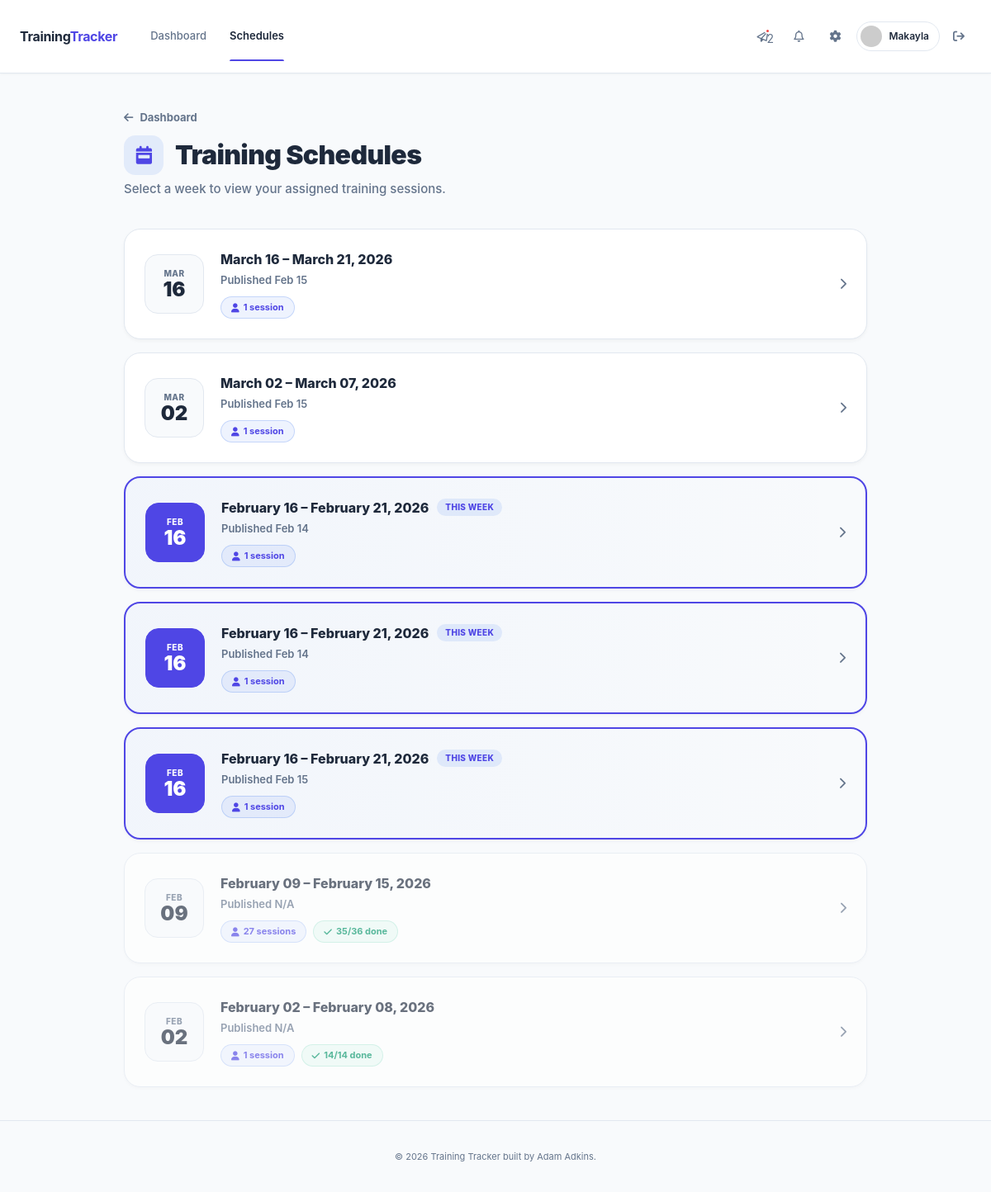
Page /employee/schedules (signed in) on the committed database.
### app/models.py (models this page shows, shortened)
class Employee(db.Model):
    __tablename__ = "employees"
    id = db.Column(db.Integer, primary_key=True)
    first_name = db.Column(db.String(80), nullable=False)
    last_name = db.Column(db.String(80), nullable=False)
    role = db.Column(db.String(20), nullable=False, default="trainee")
    status = db.Column(db.String(20), nullable=False, default="active")
    start_date = db.Column(db.Date, nullable=True)
    location_id = db.Column(db.Integer, db.ForeignKey("locations.id"), nullable=True)
    graduated_at = db.Column(db.DateTime, nullable=True)  # When manager marked trainee as graduated (offboarding)
    current_roadmap_id = db.Column(db.Integer, db.ForeignKey("training_roadmaps.id"), nullable=True)
    created_at = db.Column(db.DateTime, default=lambda: datetime.now(timezone.utc), nullable=False)
    active_roadmap = db.relationship("TrainingRoadmap", foreign_keys=[current_roadmap_id], backref="trainees")
    locations = db.relationship(
        "Location",
        secondary=employee_locations,
        backref=db.backref("roster_employees", lazy="dynamic"),
        lazy="dynamic",
    )
    def avatar(self, size=128):
        email = self.user_account.email.lower().encode('utf-8') if self.user_account else b"none"
        digest = hashlib.md5(email).hexdigest()
        return f'https://www.gravatar.com/avatar/{digest}?d=identicon&s={size}'

class Schedule(db.Model):
    __tablename__ = "schedules"
    id = db.Column(db.Integer, primary_key=True)
    start_date = db.Column(db.Date, nullable=False)
    end_date = db.Column(db.Date, nullable=False)
    status = db.Column(db.String(20), default='draft')
    hide_assignments = db.Column(db.Boolean, default=False)
    published_at = db.Column(db.DateTime, nullable=True)
    created_by_user_id = db.Column(db.Integer, db.ForeignKey("users.id"), nullable=True)
    created_at = db.Column(db.DateTime, default=lambda: datetime.now(timezone.utc), nullable=False)
    created_by = db.relationship("User", foreign_keys=[created_by_user_id])
    sessions = db.relationship("TrainingSession", backref="schedule", cascade="all, delete-orphan")

### app/routes/employee.py (the view)
@employee_bp.route("/schedules")
@login_required
def schedules_list():
    if current_user.role == 'manager':
        schedules = Schedule.query.order_by(Schedule.start_date.desc()).all()
    else:
        schedules = Schedule.query.filter_by(status='published').order_by(Schedule.start_date.desc()).all()
    tz = pytz.timezone('US/Eastern')
    today = datetime.now(tz).date()
    me = current_user.employee_id
    enriched = []
    for s in schedules:
        my_count = 0
        completed_count = 0
        total_count = len(s.sessions)
        for sess in s.sessions:
            if sess.trainee_employee_id == me or sess.trainer_employee_id == me:
                my_count += 1
            if sess.completed_at:
                completed_count += 1
        is_current = s.start_date <= today <= s.end_date
        is_past = s.end_date < today
        enriched.append({
            'schedule': s,
            'my_count': my_count,
            'total_count': total_count,
            'completed_count': completed_count,
            'is_current': is_current,
            'is_past': is_past,
        })
    return render_template("employee_schedules_list.html", schedules=enriched, today=today)

### app/routes/messages.py (called while the page is built)
@messages_bp.before_app_request
def load_system_settings():
    flask.g.system_settings = SystemSettings.query.first()

### app/templates/employee_schedules_list.html (shortened to what this page needs)
{% extends "base.html" %}
{% block content %}
<div class="schedule-list-wrapper">
    <div class="list-container">
        <div class="page-header">
            <a href="{{ url_for('employee.dashboard') }}" class="back-link">
                <i class="fa-solid fa-arrow-left"></i> Dashboard
            </a>
            <h1 class="page-title">
                <span class="page-title-icon"><i class="fa-solid fa-calendar-week"></i></span>
                Training Schedules
            </h1>
            <p class="page-subtitle">Select a week to view your assigned training sessions.</p>
        </div>
        {% if schedules %}
        <div class="schedule-stack">
            {% for item in schedules %}
                {% set s = item.schedule %}
                <a href="{{ url_for('employee.weekly_schedule', schedule_id=s.id) }}"
                   class="sched-card {{ 'current-week' if item.is_current else 'past-week' if item.is_past else '' }}">
                    <div class="sched-date-block">
                        <div class="sched-date-month">{{ s.start_date.strftime('%b') }}</div>
                        <div class="sched-date-day">{{ s.start_date.strftime('%d') }}</div>
                    </div>
                    <div class="sched-info">
                        <div class="sched-week-label">
                            {{ s.start_date.strftime('%B %d') }} &ndash; {{ s.end_date.strftime('%B %d, %Y') }}
                            {% if item.is_current %}
                                <span class="current-badge">This Week</span>
                            {% endif %}
                        </div>
                        <div class="sched-range">
                            Published {{ s.published_at.strftime('%b %d') if s.published_at else 'N/A' }}
                        </div>
                        <div class="sched-pills">
                            {% if item.my_count > 0 %}
                                <span class="sched-pill mine">
                                    <i class="fa-solid fa-user"></i> {{ item.my_count }} session{{ 's' if item.my_count != 1 else '' }}
                                </span>
                            {% endif %}
                            {% if item.completed_count > 0 %}
                                <span class="sched-pill done">
                                    <i class="fa-solid fa-check"></i> {{ item.completed_count }}/{{ item.total_count }} done
                                </span>
                            {% endif %}
                        </div>
                    </div>
                    <i class="fa-solid fa-chevron-right sched-arrow"></i>
                </a>
            {% endfor %}
        </div>
        {% else %}
        <div class="empty-state">
            <i class="fa-solid fa-calendar-xmark empty-state-icon"></i>
            <p class="empty-state-title">No schedules published yet</p>
            <p class="empty-state-desc">When your manager publishes a training schedule, it will show up here.</p>
        </div>
        {% endif %}
    </div>
</div>
{% endblock %}

### app/templates/base.html (shortened to what this page needs)
<!DOCTYPE html>
<html lang="en">
<head>
    <link rel="stylesheet" href="{{ url_for('static', filename='style.css') }}">
    <link rel="stylesheet" href="https://cdnjs.cloudflare.com/ajax/libs/font-awesome/6.4.0/css/all.min.css">
</head>
<body class="{% block body_class %}{% endblock %}">
<header class="main-header">
    <div class="container nav-split">
        <div class="nav-group">
            <a href="{{ url_for('manager.dashboard') if current_user.is_authenticated and current_user.role == 'manager' else url_for('employee.dashboard') }}" class="brand-logo">
                <span>Training<b>Tracker</b></span>
            </a>
            <div class="nav-content" id="navContent">
                {% if current_user.is_authenticated %}
                <nav class="nav-links">
                    {% if current_user.role == 'manager' %}
                    <a href="{{ url_for('manager.employees_list') }}" data-tutorial="staff" class="{{ 'active' if 'employee' in request.endpoint else '' }}">People</a>
                    <a href="{{ url_for('manager.positions_list') }}" data-tutorial="positions" class="{{ 'active' if 'position' in request.endpoint else '' }}">Positions</a>
                    <a href="{{ url_for('manager.roadmaps_list') }}" data-tutorial="roadmaps" class="{{ 'active' if 'roadmap' in request.endpoint and request.endpoint not in ['manager.roadmap_smart_builder', 'manager.smart_builder_build'] else '' }}">Roadmaps</a>
                    <a href="{{ url_for('manager.dayparts_list') }}" data-tutorial="dayparts" class="{{ 'active' if 'daypart' in request.endpoint else '' }}">Dayparts</a>
                    <a href="{{ url_for('manager.locations_list') }}" data-tutorial="locations" class="{{ 'active' if 'location' in request.endpoint else '' }}">Locations</a>
                    <a href="{{ url_for('manager.schedules_list') }}" data-tutorial="schedule" class="{{ 'active' if 'schedule' in request.endpoint or request.endpoint in ['manager.roadmap_smart_builder', 'manager.smart_builder_build'] else '' }}">Schedules</a>
                    {% else %}
                    <a href="{{ url_for('employee.dashboard') }}" data-tutorial="dashboard" class="{{ 'active' if 'dashboard' in request.endpoint else '' }}">Dashboard</a>
                    <a href="{{ url_for('employee.schedules_list') }}" data-tutorial="schedule" class="{{ 'active' if 'schedule' in request.endpoint else '' }}">Schedules</a>
                    {% endif %}
                </nav>
                <div class="nav-actions">
                    <div class="user-profile">
                        {% if g.system_settings and not g.system_settings.dm_enabled %}
                        <div class="notif-btn disabled" title="Messaging Disabled"><i class="fa-regular fa-paper-plane"></i></div>
                        {% else %}
                        <a href="{{ url_for('messages.inbox') }}" data-tutorial="messages" class="notif-btn {{ 'active' if 'messages' in request.endpoint else '' }}">
                            <i class="fa-regular fa-paper-plane"></i>
                            <span id="msg-badge" class="nav-badge" style="display:none;"></span>
                        </a>
                        {% endif %}
                        <a href="{{ url_for('employee.notifications') }}" data-tutorial="notifications" class="notif-btn {{ 'active' if 'notification' in request.endpoint else '' }}">
                            <i class="fa-regular fa-bell"></i>
                        </a>
                        <a href="{{ url_for('manager.settings') }}" data-tutorial="settings" class="notif-btn {{ 'active' if 'settings' in request.endpoint else '' }}">
                            <i class="fa-solid fa-gear"></i>
                        </a>
                        <a href="{{ url_for('manager.employee_detail', employee_id=current_user.employee_id, back=request.path) }}" class="profile-pill-link">
                            <div class="pill-container">
                                <img src="{{ current_user.employee.avatar(26) }}" class="nav-avatar">
                                <span class="user-name-nav">{{ current_user.employee.first_name }}</span>
                            </div>
                        </a>
                        <a href="{{ url_for('auth.logout') }}" class="btn-logout-icon" title="Sign Out">
                            <i class="fa-solid fa-arrow-right-from-bracket"></i>
                        </a>
                    </div>
                </div>
                {% endif %}
            </div>
        </div>
    </div>
</header>
<main class="container py-xl fade-in-up">
    {% block content %}{% endblock %}
</main>
<footer class="site-footer">
    <p>&copy; 2026 Training Tracker built by Adam Adkins.</p>
</footer>
</body>
</html>

### app/static/style.css (style rules this page uses)
:root { --primary: #2563eb; --primary-hover: #1d4ed8; --bg: #eff2f6; --text: #1e293b; --text-muted: #64748b; --border: #cbd5e1; --white: #ffffff; --danger: #ef4444; --success: #16a34a; --warning: #f59e0b; }
* { box-sizing: border-box; }
body { background-color: var(--bg); color: var(--text); font-family: 'Inter', -apple-system, BlinkMacSystemFont, "Segoe UI", Roboto, Helvetica, Arial, sans-serif; margin: 0; padding: 0; line-height: 1.5; -webkit-font-smoothing: antialiased; }
a { color: var(--primary); text-decoration: none; }
.container { max-width: 1200px; margin: 0 auto; padding: 0 24px; }
.py-xl { padding-top: 40px; padding-bottom: 40px; }
.main-header { background: var(--white); border-bottom: 1px solid var(--border); padding: 12px 0; position: sticky; top: 0; z-index: 100; box-shadow: 0 1px 2px 0 rgba(0, 0, 0, 0.05); }
.nav-split { display: flex; justify-content: space-between; align-items: center; gap: 16px; }
.nav-group { display: flex; align-items: center; gap: 40px; flex: 1; }
.brand-logo { display: flex; align-items: center; gap: 10px; text-decoration: none; color: var(--text); font-size: 20px; font-weight: 700; }
.brand-logo b { color: var(--primary); }
.nav-content { display: flex; justify-content: space-between; align-items: center; width: 100%; }
.nav-links { display: flex; align-items: center; gap: 24px; }
.nav-links a { color: var(--text-muted); font-weight: 500; font-size: 14px; transition: color 0.2s; text-decoration: none; white-space: nowrap; }
.nav-actions { display: flex; align-items: center; gap: 16px; }
.user-profile { display: flex; align-items: center; gap: 16px; }
.btn-logout-icon { border: none; background: transparent; color: #64748b; font-size: 20px; padding: 0 8px; cursor: pointer; text-decoration: none; display: flex; align-items: center; gap: 8px; }
.notif-btn { font-size: 18px; color: var(--text-muted); position: relative; width: 32px; height: 32px; display: flex; align-items: center; justify-content: center; border-radius: 8px; transition: background 0.2s; }
.pill-container { display: flex; align-items: center; gap: 10px; padding: 4px 12px 4px 6px; background: #f8fafc; border-radius: 20px; border: 1px solid var(--border); }
.nav-avatar { border-radius: 50%; width: 28px; height: 28px; object-fit: cover; }
.nav-badge { position: absolute; top: -2px; right: -2px; width: 10px; height: 10px; background: #ef4444; border: 2px solid white; border-radius: 50%; display: block; }
.profile-pill-link { text-decoration: none; transition: all 0.2s ease; }
.profile-pill-link .pill-container { transition: all 0.2s ease; }

### rows in the picture
Employee: employee.first_name "Makayla"
Schedule: start_date "MAR", start_date "16", start_date "March 16", end_date "March 21, 2026", published_at "Feb 15"
Schedule: start_date "MAR", start_date "02", start_date "March 02", end_date "March 07, 2026", published_at "Feb 15"
Schedule: start_date "FEB", start_date "16", start_date "February 16", end_date "February 21, 2026", published_at "Feb 14"
Schedule: start_date "FEB", start_date "16", start_date "February 16", end_date "February 21, 2026", published_at "Feb 14"
Schedule: start_date "FEB", start_date "16", start_date "February 16", end_date "February 21, 2026", published_at "Feb 15"
Schedule: start_date "FEB", start_date "09", start_date "February 09", end_date "February 15, 2026", published_at "N/A"
Schedule: start_date "FEB", start_date "02", start_date "February 02", end_date "February 08, 2026", published_at "N/A"

### other values in the picture
{{ item.my_count }} "1" "1" "1" "1" "1" "27" "1"
{{ 's' if item.my_count != 1 else '' }} "s"
{{ item.completed_count }} "35" "14"
{{ item.total_count }} "36" "14"
